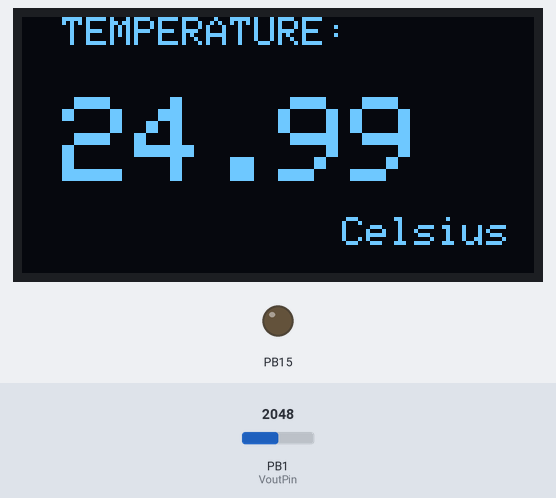
The sketch below on a simulated STM32 Blue Pill. On the bench: 128×64 one-colour display, output pins drawn as LEDs (lit = HIGH). Inputs (shaded band) come from the test bench; at power-on: PB1 (VoutPin) = 2048. What the sketch prints to the serial monitor is not drawn.

Above: at 1.8 s.
1.9 s: PB1 (VoutPin) set to 1598
At 3.0 s:
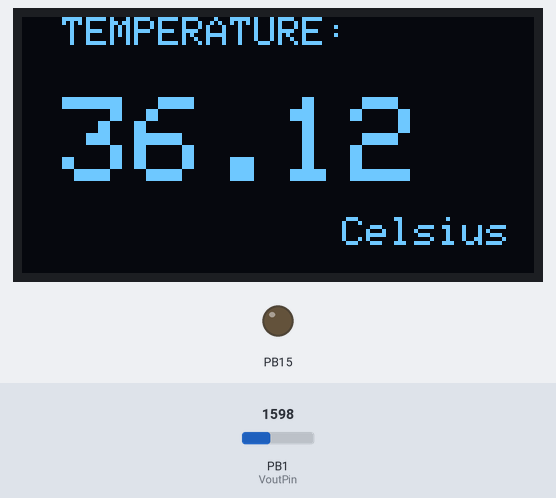
4.7 s: PB1 (VoutPin) set to 1538
At 7.0 s:
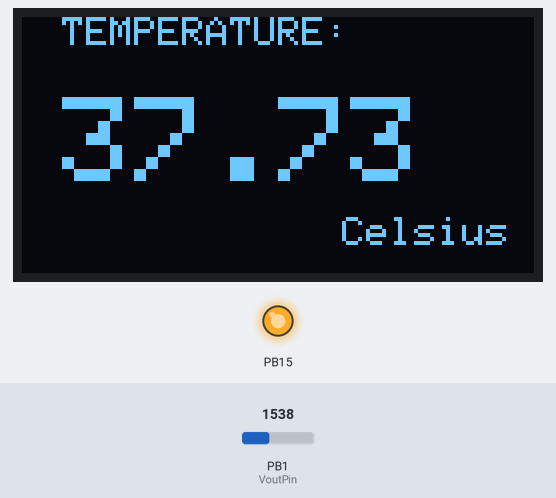
8.9 s: PB1 (VoutPin) set to 4095
At 11.4 s:
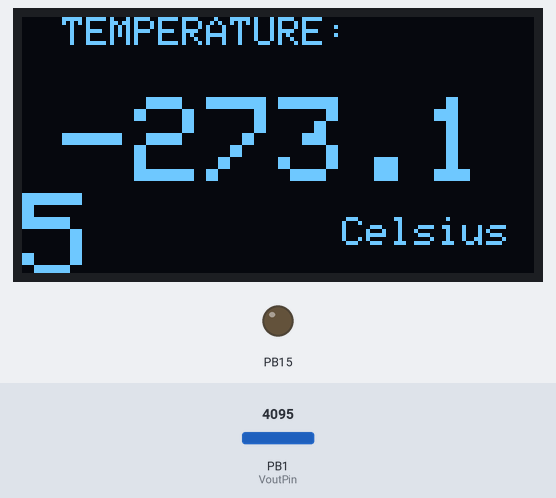
Timing chart, 0 to 12.9 s (numbered marks = the images above; inputs shaded):
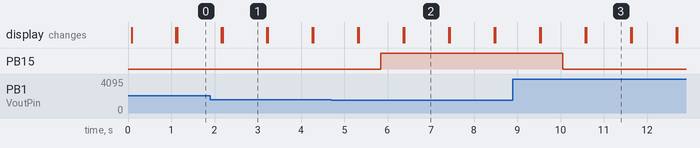

Measured:
- the behaviour switches between 1566 and 1565 on PB1 (VoutPin) (found by bisection; images 1 and 2)
- after the input at 1.9 s, the display: first differs from a run without the input after 0.28 s (image 1)
- after the input at 4.7 s, PB15: LOW → HIGH after 1.1 s; the display: first differs from a run without the input after 0.64 s (image 2)
- after the input at 8.9 s, PB15: HIGH → LOW after 1.1 s; the display: first differs from a run without the input after 0.65 s (image 3)
- what the display in image 1 shows lasts 1.0 s, from 2.2 s to 3.2 s

The sketch:

PROGRAM_FOR_HOT_COLD_VIBRATION_THERAPY_SYSTEM.ino
```cpp
#include <SPI.h>
#include <Wire.h>
#include <Adafruit_GFX.h>
#include <Adafruit_SSD1306_STM32.h>
float Vsupply = 3.3; //power supply voltage (3.3 V rail) -STM32 ADC pin is NOT 5 V tolerant
float Vout; //Voltage divider output
float R_NTC; //NTC thermistor resistance in Ohms
float R_10k = 98400; //10k resistor measured resistance in Ohms (other element in the voltage divider)
float B_param = 3700; //B-coefficient of the thermistor
float T0 = 298.15; //25°C in Kelvin
float Temp_K; //Temperature measured by the thermistor (Kelvin)
float Temp_C; //Temperature measured by the thermistor (Celsius)
const int VoutPin = PB1 ; //ADC0 pin of STM32
#define OLED_RESET 4
Adafruit_SSD1306 display(OLED_RESET);
// the setup routine runs once when you press reset:
void setup() {
  // initialize serial communication at 9600 bits per second:
  pinMode(PB15, OUTPUT);
 display.begin(SSD1306_SWITCHCAPVCC, 0x3c); // initialize with the I2C addr 0x3D (for the 128x64)
  Serial.begin(9600);
}
// the loop routine runs over and over again forever:
void loop() {
  // read the input on analog pin 0:
  Vout = analogRead(VoutPin)* (3.3/4095); //4095 ' 12 bit resolution of the blue pill
  Serial.print("vout: ");
  Serial.println(Vout);
  R_NTC = (Vout * R_10k) /(Vsupply - Vout); //calculating the resistance of the thermistor
  Serial.print("RNTC: ");
  Serial.println(R_NTC);
  Temp_K = (T0*B_param)/(T0*log(R_NTC/R_10k)+B_param); //Temperature in Kelvin
  Temp_C = Temp_K - 273.15; //converting into Celsius
  Serial.print("Temp : ");
  Serial.println(Temp_C);
  display.clearDisplay();
  display.setTextSize(1);
  display.setTextColor(WHITE);
  display.setCursor(10,0);
  display.println("TEMPERATURE:");
  display.setCursor(80,50);
  display.println("Celsius");
  display.display();
  //delay(2000);
  //display.clearDisplay();
  display.setTextSize(3);
  display.setTextColor(WHITE);
  display.setCursor(10,20);
  display.print(Temp_C);
  display.display();
  delay(500);
  if (Temp_C >= 37) {
    digitalWrite(PB15, HIGH);
    delay(500);
  }
  else {
    digitalWrite(PB15, LOW);
    delay(500);
  }
  // Convert the analog reading (which goes from 0 - 1023) to a voltage (0 - 5V)
  // print out the value you read:
  // print out the value you read:
  Serial.println(Temp_C);

}
```
